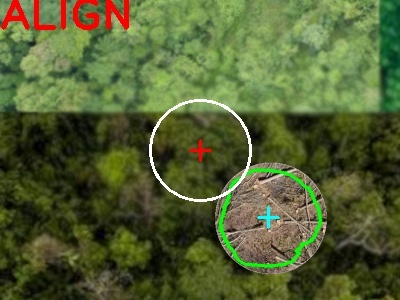
#> input picture img0.jpg, 400 x 300 px, given in place of the camera
$ python droneHSVTest.py
#> lines starting #> are read from the running program, lines starting #| are printed output that depends on the picture; after the words box and inside, x2 and y2 are one past the last pixel; in counts of white or black regions, pixels touching at a corner belong together
import cv2
CNTSIZETHRESH = 8000

def contOrange(hsvImg):
    lower = (22, 90, 214)
    upper = (45, 255, 255)
    mask = cv2.inRange(hsvImg, lower, upper)
    cv2.imshow("Orangemask", mask)
    contours, _ = cv2.findContours(mask, cv2.RETR_EXTERNAL, cv2.CHAIN_APPROX_SIMPLE)
    try:
        biggest_contour = max(contours, key=cv2.contourArea)
        #print(cv2.contourArea(biggest_contour))
        return (True, biggest_contour, cv2.contourArea(biggest_contour)) if cv2.contourArea(biggest_contour) >= CNTSIZETHRESH else (False, None, -1)
    except:
        #print("no cont")
        return False, None, -1

def contPurple(hsvImg):
    lower = (80, 19, 50)
    upper = (180, 255, 255)
    mask = cv2.inRange(hsvImg, lower, upper)
    cv2.imshow("Purplemask", mask)
    contours, _ = cv2.findContours(mask, cv2.RETR_EXTERNAL, cv2.CHAIN_APPROX_SIMPLE)
    try:
        biggest_contour = max(contours, key=cv2.contourArea)
        #print(cv2.contourArea(biggest_contour))
        return (True, biggest_contour, cv2.contourArea(biggest_contour)) if cv2.contourArea(biggest_contour) >= CNTSIZETHRESH else (False, None, -1)
    except:
       # print("no cont")
        return False, None, -1
def getFrame():
    ret, image = cam.read()
#> image is the input picture: shape (300, 400, 3); mean B, G, R 50.7, 96.8, 84.1
    return cv2.blur(cv2.resize(image, frameSize, interpolation = cv2.INTER_AREA), kernel)
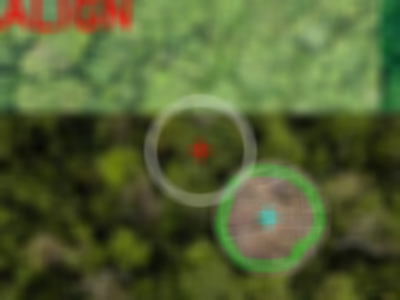
#> returned value: shape (300, 400, 3); mean of channels 0, 1, 2 50.7, 96.8, 84; drawn as B, G, R

cam = cv2.VideoCapture(0)
frameSize = (400, 300)
kernel = (13,13)
satConst = 15

while True:
    img = getFrame()
    hsv = cv2.cvtColor(img, cv2.COLOR_BGR2HSV)
#> hsv: shape (300, 400, 3); mean H, S, V 37.7, 136.3, 100.2
    hsv[..., 1] = hsv[..., 1] * satConst
#> hsv: shape (300, 400, 3); mean H, S, V 37.7, 128.2, 100.2
    oStats = contOrange(hsv)
#> in contOrange, `mask = cv2.inRange(hsvImg, lower, upper)`: mask: shape (300, 400); every value is 0
#> in contOrange, `contours, _ = cv2.findContours(mask, cv2.RETR_EXTERNAL, cv2.CHAIN_APPR..`: contours = []
    pStats = contPurple(hsv)
#> in contPurple, `mask = cv2.inRange(hsvImg, lower, upper)`:
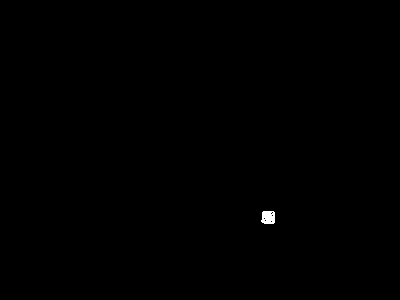
#> mask: shape (300, 400); 0.13% white; 1 white region
#> in contPurple, `contours, _ = cv2.findContours(mask, cv2.RETR_EXTERNAL, cv2.CHAIN_APPR..`: contours = 1 contour; box (x1, y1, x2, y2) and area: (261, 211, 275, 224) 143
#> in contPurple, `biggest_contour = max(contours, key=cv2.contourArea)`: biggest_contour = contour of 12 points, box (x1, y1, x2, y2) (261, 211, 275, 224), area 143

    if oStats[0] and oStats[2] > pStats[2]:
        print("ORANGE")
        cv2.drawContours(img, [oStats[1]], -1, (0, 0, 0), 3)

    elif pStats[0] and pStats[2] > oStats[2]:
        print("Purple")
        cv2.drawContours(img, [pStats[1]], -1, (0, 0, 0), 3)
    else:
        print("nada")

    #cv2.imshow('image', img)
    # Check for key presses
    k = cv2.waitKey(1) & 0xFF
#> (key Esc is pressed here)
    if k == 27:  # Escape key
        break

$ run again, on img1.jpg
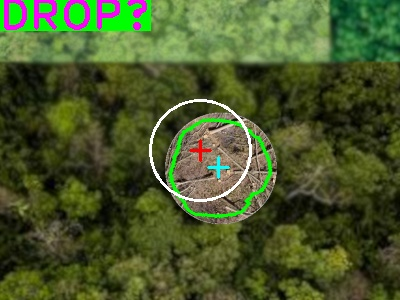
#> input picture img1.jpg, 400 x 300 px, given in place of the camera
#> in getFrame, image is the input picture: shape (300, 400, 3); mean B, G, R 42.8, 87.9, 73.4
#> in getFrame, `return cv2.blur(cv2.resize(image, frameSize, interpolation = cv2.INTER..`:
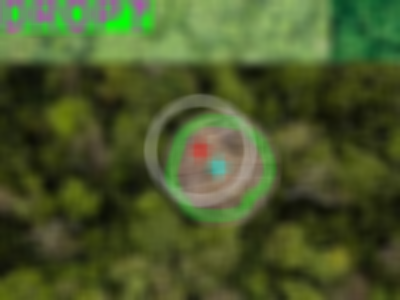
#> returned value: shape (300, 400, 3); mean of channels 0, 1, 2 42.8, 87.9, 73.4; drawn as B, G, R
#> in contOrange, `contours, _ = cv2.findContours(mask, cv2.RETR_EXTERNAL, cv2.CHAIN_APPR..`: contours = []
#> in contPurple, `mask = cv2.inRange(hsvImg, lower, upper)`:
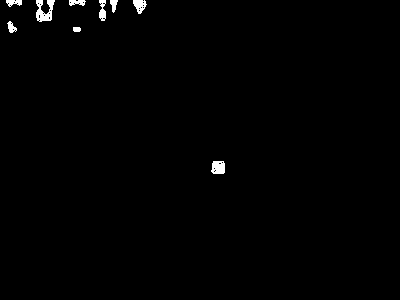
#> mask: shape (300, 400); 0.79% white; 9 white regions
#> in contPurple, `contours, _ = cv2.findContours(mask, cv2.RETR_EXTERNAL, cv2.CHAIN_APPR..`: contours = 9 contours; largest, box (x1, y1, x2, y2) and area: (36, 0, 55, 22) 208, (211, 161, 225, 174) 142, (133, 0, 147, 14) 108, (99, 0, 106, 21) 86, (6, 0, 22, 7) 60
#> biggest_contour = contour of 39 points, box (x1, y1, x2, y2) (36, 0, 55, 22), area 208
